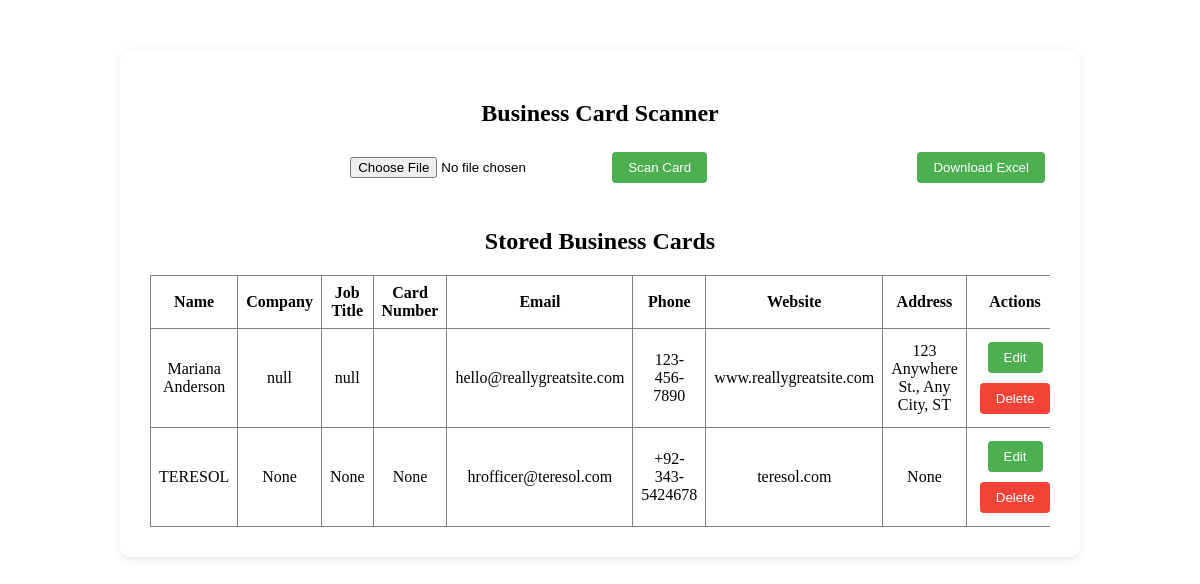
The page / on the database its author committed.
### tables this page shows
CREATE TABLE business_cards (
                    id INTEGER PRIMARY KEY AUTOINCREMENT,
                    name TEXT,
                    company TEXT,
                    job_title TEXT,
                    card_number INTEGER UNIQUE,
                    email TEXT,
                    phone_number TEXT,
                    address TEXT,
                    website TEXT,
                    raw_text TEXT
                );

### app.py (the view)
@app.route('/')
def index():
    db = get_db()
    cursor = db.cursor()
    cursor.execute('SELECT id, name, company, job_title, card_number, email, phone_number, address, website, raw_text FROM business_cards')
    cards = cursor.fetchall()
    return render_template('index.html', cards=cards)

### app.py (called while the page is built)
def get_db():
    db = getattr(g, '_database', None)
    if db is None:
        db = g._database = sqlite3.connect('cards.db')
    return db

@app.teardown_appcontext
def close_connection(exception):
    db = getattr(g, '_database', None)
    if db is not None:
        db.close()

### templates/index.html (shortened to what this page needs)
<!DOCTYPE html>
<html lang="en">
<head>
</head>
<body>
    <div class="scanner-container">
        <h2>Business Card Scanner</h2>
        <a href="/download_excel"><button style="float:right; margin-bottom:10px;">Download Excel</button></a>
        <div id="upload-section">
            <form id="uploadForm" enctype="multipart/form-data">
                <input type="file" name="image" accept="image/*" required>
                <button type="submit">Scan Card</button>
            </form>
        </div>
        <div id="storedCardsSection" style="margin-top:40px; width: 100%;">
            <h2>Stored Business Cards</h2>
            {% if cards and cards|length > 0 %}
            <div style="overflow-x:auto;">
                <table border="1" cellpadding="8" cellspacing="0" style="width:100%; border-collapse:collapse;">
                    <thead>
                        <tr>
                            <th>Name</th>
                            <th>Company</th>
                            <th>Job Title</th>
                            <th>Card Number</th>
                            <th>Email</th>
                            <th>Phone</th>
                            <th>Website</th>
                            <th>Address</th>
                            <th>Actions</th>
                        </tr>
                    <tbody>
                        {% for card in cards %}
                        <tr>
                            <td>{{ card[1] }}</td>
                            <td>{{ card[2] }}</td>
                            <td>{{ card[3] }}</td>
                            <td>{{ card[4] }}</td>
                            <td>{{ card[5] }}</td>
                            <td>{{ card[6] }}</td>
                            <td>{{ card[8] }}</td>
                            <td>{{ card[7] }}</td>
            <td>
                <button onclick="editCard({{ card[0] }})">Edit</button>
                <button class="delete-btn" onclick="deleteCard({{ card[0] }})">Delete</button>
            </td>
                        </tr>
                        {% endfor %}
                    </tbody>
                </table>
            </div>
            {% else %}
            <p>No cards stored yet.</p>
            {% endif %}
        </div>
    </div>
</body>
</html>

### templates/index.html (style rules this page uses)
.scanner-container { max-width: 900px; margin: 50px auto; padding: 30px; background: #fff; border-radius: 10px; box-shadow: 0 2px 8px rgba(0,0,0,0.1); text-align: center; }
button { background-color: #4CAF50; color: white; padding: 8px 16px; border: none; border-radius: 4px; cursor: pointer; margin: 5px; }
.delete-btn { background-color: #f44336; }
#upload-section { margin: 20px 0; }

### rows shown on the page
business_cards: name "Mariana Anderson", company "null", job_title "null", email "hello@reallygreatsite.com", phone_number "123-456-7890", website "www.reallygreatsite.com", address "123 Anywhere St., Any City, ST"
business_cards: name "TERESOL", card "None", email "hrofficer@teresol.com", phone_number "+92-343-5424678", website "teresol.com"
